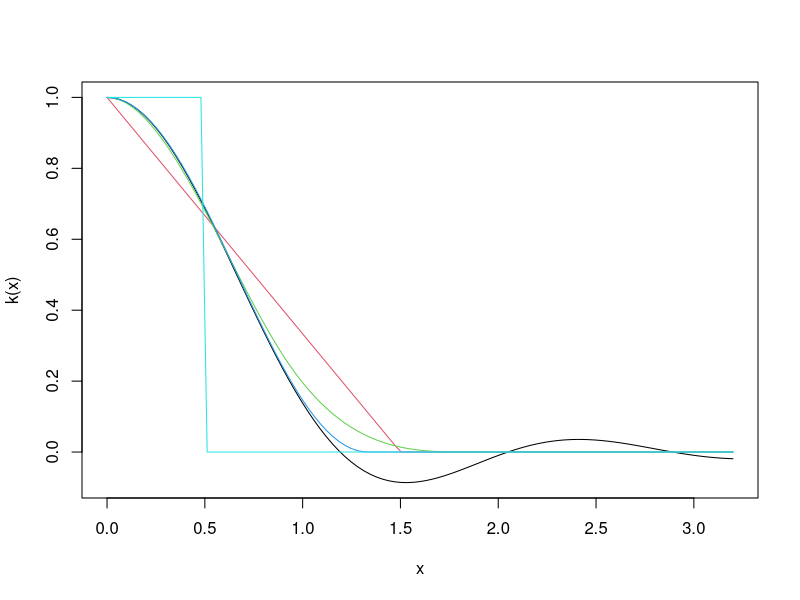

Here is the R script that generated this plot:
library(sandwich)


### Name: weightsAndrews
### Title: Kernel-based HAC Covariance Matrix Estimation
### Aliases: weightsAndrews bwAndrews kernHAC
### Keywords: regression ts

### ** Examples

curve(kweights(x, kernel = "Quadratic", normalize = TRUE),
      from = 0, to = 3.2, xlab = "x", ylab = "k(x)")
curve(kweights(x, kernel = "Bartlett", normalize = TRUE),
      from = 0, to = 3.2, col = 2, add = TRUE)
curve(kweights(x, kernel = "Parzen", normalize = TRUE),
      from = 0, to = 3.2, col = 3, add = TRUE)
curve(kweights(x, kernel = "Tukey", normalize = TRUE),
      from = 0, to = 3.2, col = 4, add = TRUE)
curve(kweights(x, kernel = "Truncated", normalize = TRUE),
      from = 0, to = 3.2, col = 5, add = TRUE)

## fit investment equation
data(Investment)
fm <- lm(RealInv ~ RealGNP + RealInt, data = Investment)

## compute quadratic spectral kernel HAC estimator
kernHAC(fm)
kernHAC(fm, verbose = TRUE)

## use Parzen kernel instead, VAR(2) prewhitening, no finite sample
## adjustment and Newey & West (1994) bandwidth selection
kernHAC(fm, kernel = "Parzen", prewhite = 2, adjust = FALSE,
  bw = bwNeweyWest, verbose = TRUE)

## compare with estimate under assumption of spheric errors
vcov(fm)
